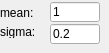
         <widget class="QWidget" name="page_23">
          <widget class="QLineEdit" name="ledELavScaleMean">
           <property name="geometry">
            <rect>
             <x>50</x>
             <y>2</y>
             <width>50</width>
             <height>20</height>
            </rect>
           </property>
           <property name="text">
            <string>1</string>
           </property>
          </widget>
          <widget class="QLineEdit" name="ledELavScaleSigma">
           <property name="geometry">
            <rect>
             <x>50</x>
             <y>24</y>
             <width>50</width>
             <height>20</height>
            </rect>
           </property>
           <property name="text">
            <string>0.2</string>
           </property>
          </widget>
          <widget class="QLabel" name="label_188">
           <property name="geometry">
            <rect>
             <x>0</x>
             <y>6</y>
             <width>48</width>
             <height>13</height>
            </rect>
           </property>
           <property name="text">
            <string>mean:</string>
           </property>
          </widget>
          <widget class="QLabel" name="label_196">
           <property name="geometry">
            <rect>
             <x>0</x>
             <y>25</y>
             <width>48</width>
             <height>13</height>
            </rect>
           </property>
           <property name="text">
            <string>sigma:</string>
           </property>
          </widget>
         </widget>
